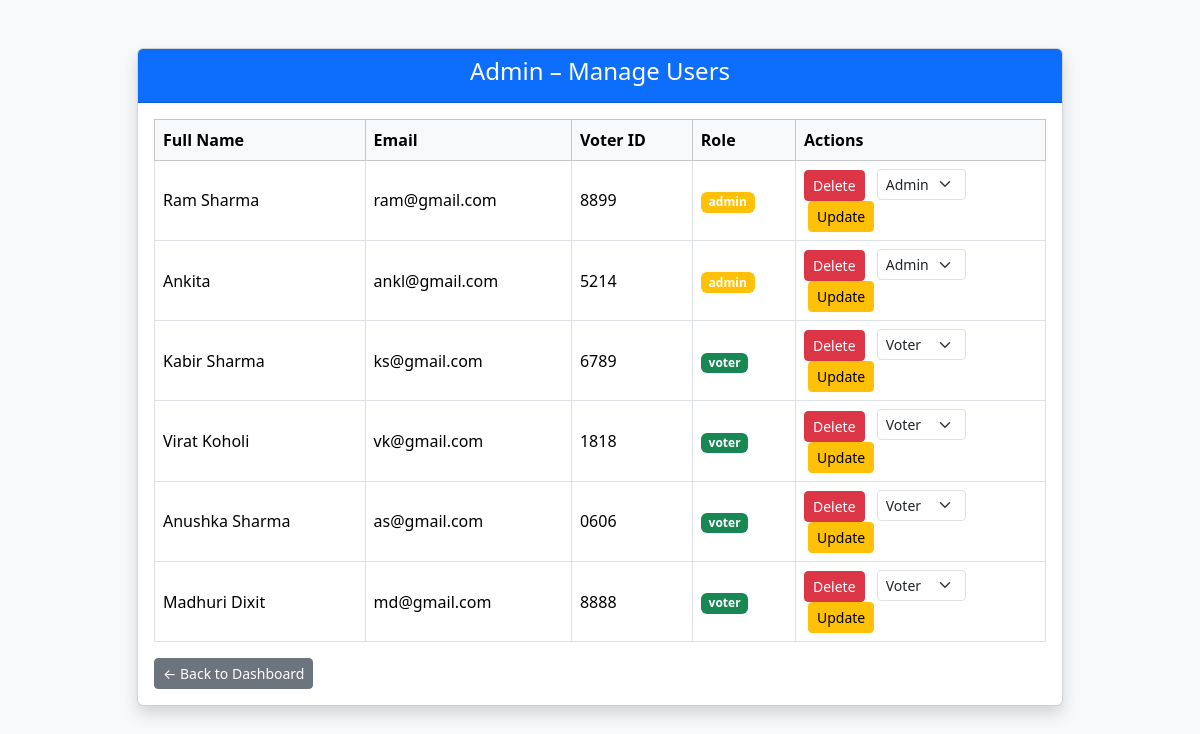
Page /admin/users (signed in) on the committed database.
### tables this page shows
CREATE TABLE users (
            id INTEGER PRIMARY KEY AUTOINCREMENT,
            full_name TEXT NOT NULL,
            email TEXT UNIQUE NOT NULL,
            password TEXT NOT NULL,
            aadhaar_number TEXT UNIQUE NOT NULL,
            voter_id TEXT UNIQUE NOT NULL,
            role TEXT CHECK(role IN ('voter', 'admin')) NOT NULL
        );

### app.py (the view)
@app.route("/admin/users")
@admin_required
@login_required
def admin_users():
    conn = get_db_connection()
    users = conn.execute("""
        SELECT id, full_name, email, voter_id, role
        FROM users
        WHERE id != ?
    """, (session["user_id"],)).fetchall()
    conn.close()
    return render_template("admin/admin_users.html", users=users)

### app.py (called while the page is built)
def get_db_connection():
    conn = sqlite3.connect(DATABASE)
    conn.row_factory = sqlite3.Row
    return conn

def login_required(view_func):
    @wraps(view_func)
    def wrapper(*args, **kwargs):
        if "user_id" not in session:
            flash("Please login first", "danger")
            return redirect(url_for("login"))
        return view_func(*args, **kwargs)
    return wrapper

def admin_required(view_func):
    @wraps(view_func)
    def wrapper(*args, **kwargs):
        if "user_id" not in session:
            flash("Please login first", "danger")
            return redirect(url_for("login"))
        if session.get("role") != "admin":
            flash("Admin access required", "danger")
            return redirect(url_for("login"))
        return view_func(*args, **kwargs)
    return wrapper

### templates/admin/admin_users.html (shortened to what this page needs)
<!DOCTYPE html>
<html lang="en">
<head>
    <link href="https://cdn.jsdelivr.net/npm/bootstrap@5.3.2/dist/css/bootstrap.min.css" rel="stylesheet">
</head>
<body class="bg-light">
<div class="container mt-5">
    <div class="row justify-content-center">
        <div class="col-md-10">
            <div class="card shadow">
                <div class="card-header bg-primary text-white text-center">
                    <h4>Admin – Manage Users</h4>
                </div>
                <div class="card-body">
                    <table class="table table-bordered table-hover align-middle">
                        <thead class="table-light">
                            <tr>
                                <th>Full Name</th>
                                <th>Email</th>
                                <th>Voter ID</th>
                                <th>Role</th>
                                <th style="width: 250px;">Actions</th>
                            </tr>
                        </thead>
                        <tbody>
                        {% for user in users %}
                            <tr>
                                <td>{{ user.full_name }}</td>
                                <td>{{ user.email }}</td>
                                <td>{{ user.voter_id }}</td>
                                <td>
                                    <span class="badge {% if user.role == 'admin' %}bg-warning{% else %}bg-success{% endif %}">
                                        {{ user.role }}
                                    </span>
                                </td>
                                <td>
                                    <form action="/admin/delete-user/{{ user.id }}" method="POST" class="d-inline">
                                        <button class="btn btn-danger btn-sm"
                                                onclick="return confirm('Are you sure you want to delete this user?')">
                                            Delete
                                        </button>
                                    </form>
                                    <form action="/admin/update-role/{{ user.id }}" method="POST" class="d-inline ms-2">
                                        <select name="role" class="form-select form-select-sm d-inline w-auto">
                                            <option value="voter" {% if user.role == 'voter' %}selected{% endif %}>
                                                Voter
                                            </option>
                                            <option value="admin" {% if user.role == 'admin' %}selected{% endif %}>
                                                Admin
                                            </option>
                                        </select>
                                        <button class="btn btn-warning btn-sm ms-1">
                                            Update
                                        </button>
                                    </form>
                                </td>
                            </tr>
                        {% endfor %}
                        </tbody>
                    </table>
                    <div class="mt-3">
                        <a href="/admin" class="btn btn-secondary btn-sm">← Back to Dashboard</a>
                    </div>
                </div>
            </div>
        </div>
    </div>
</div>
</body>
</html>

### rows in the picture
users: full_name "Ram Sharma", email "ram@gmail.com", voter_id "8899", role "admin", role "Admin"
users: full_name "Ankita", email "ankl@gmail.com", voter_id "5214", role "admin", role "Admin"
users: full_name "Kabir Sharma", email "ks@gmail.com", voter_id "6789", role "voter", role "Voter"
users: full_name "Virat Koholi", email "vk@gmail.com", voter_id "1818", role "voter", role "Voter"
users: full_name "Anushka Sharma", email "as@gmail.com", voter_id "0606", role "voter", role "Voter"
users: full_name "Madhuri Dixit", email "md@gmail.com", voter_id "8888", role "voter", role "Voter"
